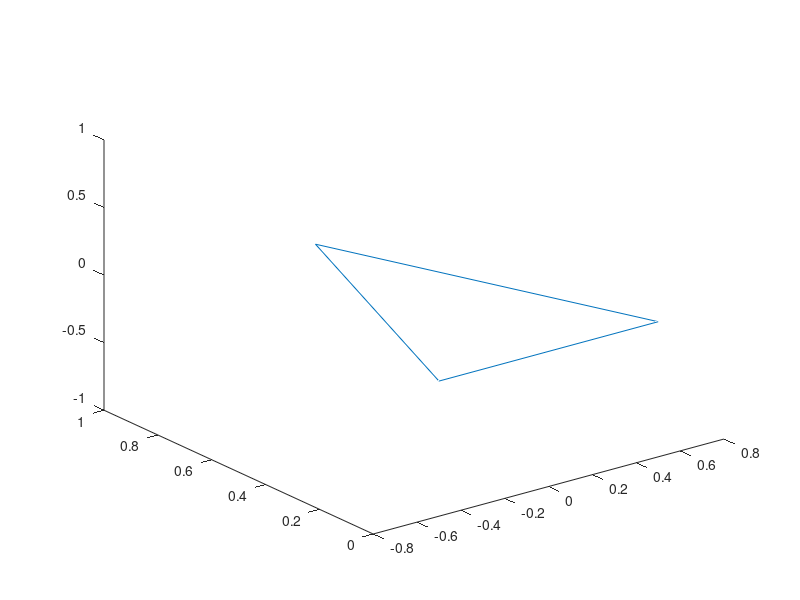

Reproduce this figure in MATLAB.
% pt1=[0,1,1]'; 
% pt2=[1,1/2,0]'; 
% pt3=[1/5,1,1]';

pt1=[-1/2,0,0]';
pt2=[1/2,0,0]'; 
pt3=[0,sqrt(3)/2,0]';

xcoords=[pt1(1),pt2(1),pt3(1),pt1(1)]'; 
ycoords=[pt1(2),pt2(2),pt3(2),pt1(2)]'; 
zcoords=[pt1(3),pt2(3),pt3(3),pt1(3)]'; 

plot3(xcoords,ycoords,zcoords)

vertices=[pt1,pt2,pt3]
directions=[pt1-pt2,pt2-pt3,pt3-pt1];
lengths=vecnorm(directions); 
directions=directions./lengths;
normaltoplane=cross(directions(:,1),directions(:,2)); 
normaltoplane=normaltoplane./vecnorm(normaltoplane);
normalstosides=[cross(normaltoplane,directions(:,1)), ...
    cross(normaltoplane,directions(:,2)),...
    cross(normaltoplane,directions(:,3))]
ht1=lengths(2).*dot(directions(:,2),normalstosides(:,1));
bh=lengths(1).*ht1; 
heights=[ht1,bh./lengths(2),bh./lengths(3)];

Triangle=struct('vertices',vertices,'directions',directions, ...
    'normaltoplane',normaltoplane,'normalstosides',normalstosides,...
    'lengths',lengths,'heights',heights,'bh',bh);

disp('check areas')
disp(['base times height = ' num2str(Triangle.bh)]) 
disp(['cross prod1 = ' num2str(Triangle.lengths(1).*Triangle.lengths(2).*vecnorm(cross( ...
    Triangle.directions(:,1),Triangle.directions(:,2))))])
disp(['cross prod2 = ' num2str(Triangle.lengths(2).*Triangle.lengths(3).*vecnorm(cross( ...
    Triangle.directions(:,2),Triangle.directions(:,3))))])
disp(['cross prod3 = ' num2str(Triangle.lengths(3).*Triangle.lengths(1).*vecnorm(cross( ...
    Triangle.directions(:,3),Triangle.directions(:,1))))])

% plot3([pt1,pt2,pt3,pt1],'o-')